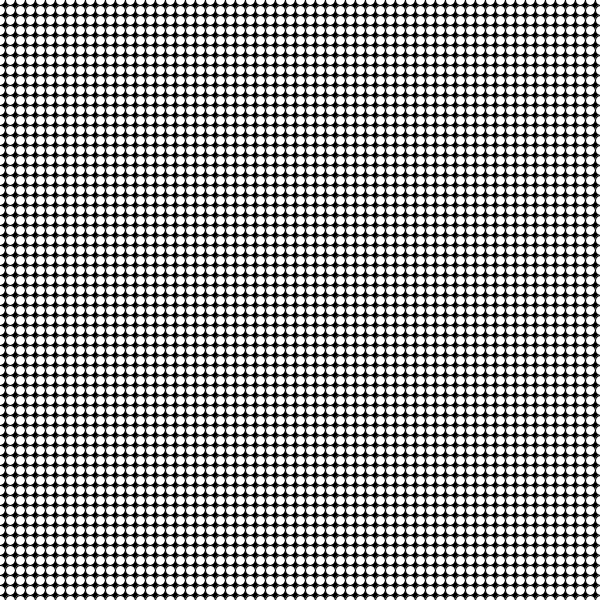
Frame 1 (no input)
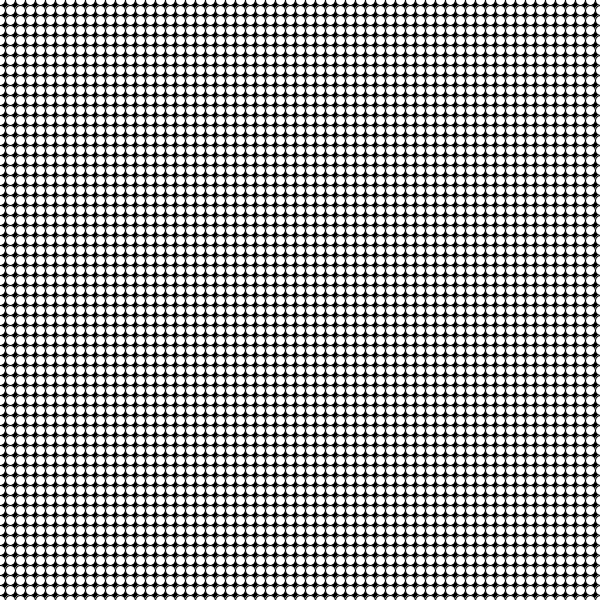
Frame 60 (the mouse pressed at the canvas centre just before this capture)
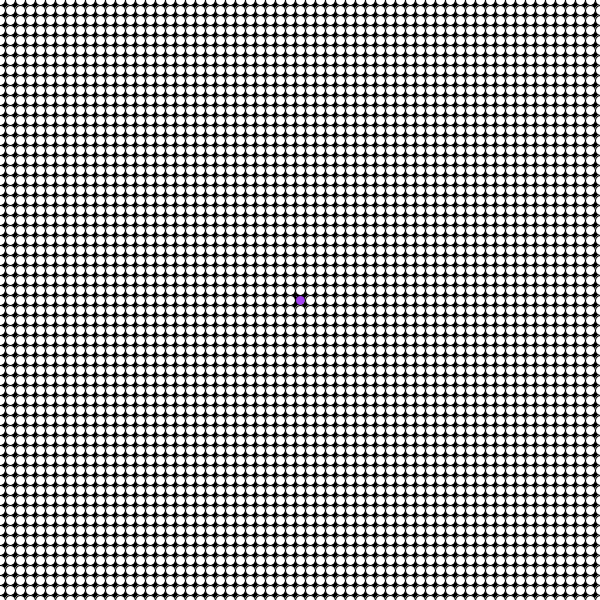
Frame 120 (the mouse held since frame 60 and released just before this capture)

The Processing sketch that drew these frames (run headless with seeded random() and noise(); from frame 60 on, the mouse is pressed at the canvas centre):

// Processing sketch: week11_array_review2
// ── week11_array_review2.pde
//need to define size of our array
//need 2 dimensions for our array
//color arrays
//boolean array to keep track of when ellipse was clicked
//num has to be defined before array - reads from top to bottom
//because it is a 2D array you need [][] (everything needs two dimensions) 
//int num = ? defines how many slots are in the array
//inside for loops is where you set up default values for the array(s)
//size = size of ellipse
int num = 61;
boolean [][] clicked = new boolean[num][num];
color [][] c = new color [num][num];
int size = 10;

void setup(){
  size(600, 600);
  background(0);
  smooth();
  
  for(int i = 0; i < num; i ++){
    for(int j = 0; j < num; j ++){
      clicked[i][j] = false;
      c[i][j] = color(255);
    }
  }
}

void draw(){
  //use variables that were set up
  for(int i = 0; i < num; i ++){
    for(int j = 0; j < num; j ++){
      
    if(clicked[i][j] == false){
      if (mousePressed){
        if(dist(mouseX, mouseY, i*size, j*size)<= size/2){
        c[i][j] = color(random(0, 255), random(0, 255), random(0, 255));
        clicked[i][j] = true;
        }
      }
      
      fill(c[i][j]);
      ellipse(i*size, j*size, size, size);
      }
    }
  }
}
